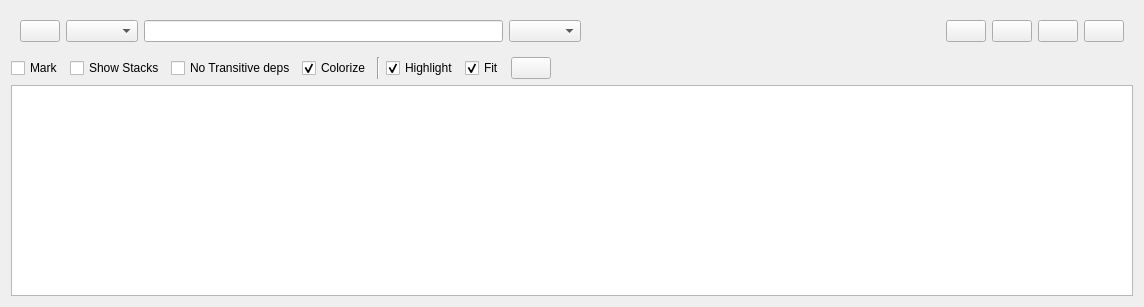
<?xml version="1.0" encoding="UTF-8"?>
<ui version="4.0">
 <class>RosPackGraphWidget</class>
 <widget class="QWidget" name="RosPackGraphWidget">
  <property name="enabled">
   <bool>true</bool>
  </property>
  <property name="geometry">
   <rect>
    <x>0</x>
    <y>0</y>
    <width>1144</width>
    <height>307</height>
   </rect>
  </property>
  <property name="windowTitle">
   <string>ROS Package Graph</string>
  </property>
  <layout class="QVBoxLayout" name="verticalLayout" stretch="0,0,0">
   <item>
    <widget class="QWidget" name="widget" native="true">
     <layout class="QHBoxLayout" name="horizontalLayout_6">
      <item>
       <widget class="QPushButton" name="refresh_graph_push_button">
        <property name="toolTip">
         <string>Refresh ROS graph</string>
        </property>
       </widget>
      </item>
      <item>
       <widget class="QComboBox" name="depth_combo_box">
        <property name="sizePolicy">
         <sizepolicy hsizetype="Minimum" vsizetype="Fixed">
          <horstretch>0</horstretch>
          <verstretch>0</verstretch>
         </sizepolicy>
        </property>
        <property name="toolTip">
         <string>Choose graph type</string>
        </property>
       </widget>
      </item>
      <item>
       <widget class="QLineEdit" name="filter_line_edit">
        <property name="toolTip">
         <string>Comma separated regex patterns / names, leading dash creates exclusion pattern. Example: gazebo, -test.*</string>
        </property>
        <property name="text">
         <string notr="true"/>
        </property>
       </widget>
      </item>
      <item>
       <widget class="QComboBox" name="directions_combo_box">
        <property name="sizePolicy">
         <sizepolicy hsizetype="Minimum" vsizetype="Fixed">
          <horstretch>0</horstretch>
          <verstretch>0</verstretch>
         </sizepolicy>
        </property>
       </widget>
      </item>
      <item>
       <spacer name="horizontalSpacer_2">
        <property name="orientation">
         <enum>Qt::Horizontal</enum>
        </property>
        <property name="sizeHint" stdset="0">
         <size>
          <width>40</width>
          <height>20</height>
         </size>
        </property>
       </spacer>
      </item>
      <item>
       <widget class="QPushButton" name="load_dot_push_button">
        <property name="toolTip">
         <string>Load DOT graph from file</string>
        </property>
       </widget>
      </item>
      <item>
       <widget class="QPushButton" name="save_dot_push_button">
        <property name="toolTip">
         <string>Save as DOT graph</string>
        </property>
       </widget>
      </item>
      <item>
       <widget class="QPushButton" name="save_as_svg_push_button">
        <property name="toolTip">
         <string>Save as SVG</string>
        </property>
       </widget>
      </item>
      <item>
       <widget class="QPushButton" name="save_as_image_push_button">
        <property name="toolTip">
         <string>Save as image</string>
        </property>
       </widget>
      </item>
     </layout>
    </widget>
   </item>
   <item>
    <layout class="QHBoxLayout" name="horizontalLayout" stretch="0,0,0,0,0,0,0,0,0">
     <item>
      <widget class="QCheckBox" name="mark_check_box">
       <property name="toolTip">
        <string>Mark Selected</string>
       </property>
       <property name="text">
        <string>Mark</string>
       </property>
      </widget>
     </item>
     <item>
      <widget class="QCheckBox" name="with_stacks_check_box">
       <property name="toolTip">
        <string>Show stacks</string>
       </property>
       <property name="text">
        <string>Show Stacks</string>
       </property>
      </widget>
     </item>
     <item>
      <widget class="QCheckBox" name="hide_transitives_check_box">
       <property name="toolTip">
        <string>Do not show transitive / duplicate dependencies</string>
       </property>
       <property name="text">
        <string>No Transitive deps</string>
       </property>
      </widget>
     </item>
     <item>
      <widget class="QCheckBox" name="colorize_check_box">
       <property name="toolTip">
        <string>Random colors for stacks</string>
       </property>
       <property name="text">
        <string>Colorize</string>
       </property>
       <property name="checked">
        <bool>true</bool>
       </property>
      </widget>
     </item>
     <item>
      <widget class="Line" name="line">
       <property name="orientation">
        <enum>Qt::Vertical</enum>
       </property>
      </widget>
     </item>
     <item>
      <widget class="QCheckBox" name="highlight_connections_check_box">
       <property name="toolTip">
        <string>Highlight incoming and outgoing connections on mouse over</string>
       </property>
       <property name="text">
        <string>Highlight</string>
       </property>
       <property name="checked">
        <bool>true</bool>
       </property>
      </widget>
     </item>
     <item>
      <widget class="QCheckBox" name="auto_fit_graph_check_box">
       <property name="toolTip">
        <string>Automatically fit graph into view on update</string>
       </property>
       <property name="text">
        <string>Fit</string>
       </property>
       <property name="checked">
        <bool>true</bool>
       </property>
      </widget>
     </item>
     <item>
      <widget class="QPushButton" name="fit_in_view_push_button">
       <property name="toolTip">
        <string>Fit graph in view</string>
       </property>
      </widget>
     </item>
     <item>
      <spacer name="horizontalSpacer">
       <property name="orientation">
        <enum>Qt::Horizontal</enum>
       </property>
       <property name="sizeHint" stdset="0">
        <size>
         <width>40</width>
         <height>20</height>
        </size>
       </property>
      </spacer>
     </item>
    </layout>
   </item>
   <item>
    <widget class="InteractiveGraphicsView" name="graphics_view">
     <property name="renderHints">
      <set>QPainter::Antialiasing|QPainter::HighQualityAntialiasing|QPainter::SmoothPixmapTransform|QPainter::TextAntialiasing</set>
     </property>
     <property name="resizeAnchor">
      <enum>QGraphicsView::AnchorViewCenter</enum>
     </property>
    </widget>
   </item>
  </layout>
 </widget>
 <customwidgets>
  <customwidget>
   <class>InteractiveGraphicsView</class>
   <extends>QGraphicsView</extends>
   <header>rqt_graph.interactive_graphics_view</header>
  </customwidget>
 </customwidgets>
 <resources/>
 <connections/>
</ui>
